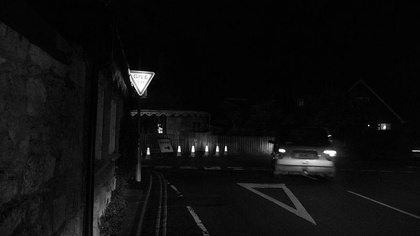
%> input picture Low light image contrast enhancement/imgs/road_low_1.jpg, 420 x 236 px, shrunk from 800 x 450 before the run
$ octave adaptiveHistogramEqualisation.m   (GNU Octave 9; MATLAB toolbox functions it lacks are replaced by stand-ins)
%> lines starting %> are read from the running program, lines starting %| are printed output that depends on the picture
% clear all; clc;

% Q1.3. Adaptive Histogram Equalisation
% read images
road_low_1 = imread("imgs/road_low_1.jpg");
%> road_low_1 is the input picture: size 236x420 uint8; min 0, max 255, mean 14.6
road_low_2 = imread("imgs/road_low_2.jpg");
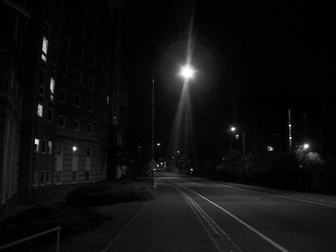
%> input picture Low light image contrast enhancement/imgs/road_low_2.jpg, 336 x 252 px, shrunk from 640 x 480 before the run
%> road_low_2 is the input picture: size 252x336 uint8; min 0, max 255, mean 15.2
sports_low = imread("imgs/sports_low.png");
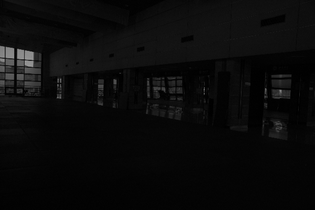
%> input picture Low light image contrast enhancement/imgs/sports_low.png, 315 x 210 px, shrunk from 600 x 400 before the run
%> sports_low is the input picture: size 210x315 uint8; min 0, max 163, mean 10.5

% adaptive histogram equalisation of each image
box_size = 9;
road_low_1_adaptive = sliding_window(road_low_1, box_size);
% [32 lines not run here, left out]
% [51 lines left out: function adaptiveHistEqual, not called in this run]

function adaptiveHE = sliding_window(image, box_size)
%> called with box_size = 9
    % sliding window function.
    adaptiveHE = image;
    half_box = floor(box_size/2);
    [row, column] = size(image);
%> row = 236; column = 420
    image = padarray(image,[3 3],'symmetric');
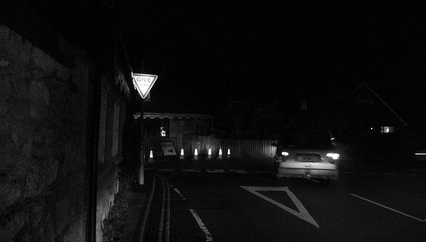
%> image: size 242x426 uint8; min 0, max 255, mean 14.5
%> the run ends on the next line

    for i=1:row
        for j=1:column
            left = i - half_box;
            right = i + half_box;
            down = j - half_box;
            up = j + half_box;

            if (left >= 1 && right <= row && down >= 1 && up <= column)
                window = image((left:right),(down:up));
                adaptiveHE(i,j) = adaptiveHistEqual(window);
            end
        end
    end
end
